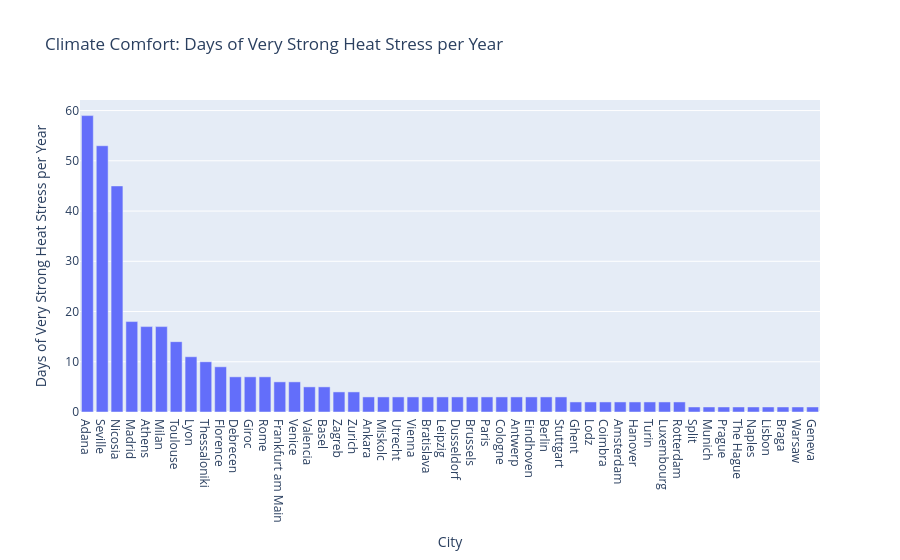

Here is the notebook cell this chart was saved with:
### Markdown cell above
This is more of a quality of life statistic, by simply analyzing the amount of ``Days of very strong heat stress``, which is the only climate metric that we have in the dataset.

We can assume that the cities with a lot of days with very strong heat stress are not very appealing to most people, while the ones with lower or medium  amounts of days with strong heat stress throughout the year, should be the most comfortable to live in for most people.

### Code cell
# Heat Stress Analysis
print('Cities with the least amount of days with very strong heat:')
print(city_data.sort_values(by='Days of very strong heat stress')[['City', 'Country', 'Days of very strong heat stress']].head(10))

print('\nCities with the most amount of days with very strong heat stress:')
print(city_data.sort_values(by='Days of very strong heat stress', ascending=False)[['City', 'Country', 'Days of very strong heat stress']].head(10))

# Graphical representation
plot_heat_stress = city_data[city_data['Days of very strong heat stress'] > 0]
plot_heat_stress.sort_values(by='Days of very strong heat stress', ascending=False, inplace=True)

# Iteractive Bar plot
fig5 = px.bar(plot_heat_stress, x = 'City', y= 'Days of very strong heat stress', title='Climate Comfort: Days of Very Strong Heat Stress per Year', labels={'City':'City', 'Days of very strong heat stress':'Days of Very Strong Heat Stress per Year'}, hover_name='City', hover_data=['Country'])
fig5.show()

### Figure 1 — Plotly figure (JSON) as saved in the notebook; plotly's stock layout.template omitted (floating-point values rounded to 4 significant figures)
{"data": [{"customdata": [["Turkiye"], ["Spain"], ["Cyprus"], ["Spain"], ["Greece"], ["Italy"], ["France"], ["France"], ["Greece"], ["Italy"], ["Hungary"], ["Romania"], ["Italy"], ["Germany"], ["Italy"], ["Spain"], ["Switzerland"], ["Croatia"], ["Switzerland"], ["Turkiye"], ["Hungary"], ["Netherlands"], ["Austria"], ["Slovak Republic"], ["Germany"], ["Germany"], ["Belgium"], ["France"], ["Germany"], ["Belgium"], ["Netherlands"], ["Germany"], ["Germany"], ["Belgium"], ["Poland"], ["Portugal"], ["Netherlands"], ["Germany"], ["Italy"], ["Luxembourg"], ["Netherlands"], ["Croatia"], ["Germany"], ["Czechia"], ["Netherlands"], ["Italy"], ["Portugal"], ["Portugal"], ["Poland"], ["Switzerland"]], "hovertemplate": "<b>%{hovertext}</b><br><br>City=%{x}<br>Days of Very Strong Heat Stress per Year=%{y}<br>Country=%{customdata[0]}<extra></extra>", "hovertext": ["Adana", "Seville", "Nicosia", "Madrid", "Athens", "Milan", "Toulouse", "Lyon", "Thessaloniki", "Florence", "Debrecen", "Giroc", "Rome", "Frankfurt am Main", "Venice", "Valencia", "Basel", "Zagreb", "Zurich", "Ankara", "Miskolc", "Utrecht", "Vienna", "Bratislava", "Leipzig", "Dusseldorf", "Brussels", "Paris", "Cologne", "Antwerp", "Eindhoven", "Berlin", "Stuttgart", "Ghent", "Lodz", "Coimbra", "Amsterdam", "Hanover", "Turin", "Luxembourg", "Rotterdam", "Split", "Munich", "Prague", "The Hague", "Naples", "Lisbon", "Braga", "Warsaw", "Geneva"], "legendgroup": "", "marker": {"color": "#636efa", "pattern": {"shape": ""}}, "name": "", "orientation": "v", "showlegend": false, "textposition": "auto", "type": "bar", "x": ["Adana", "Seville", "Nicosia", "Madrid", "Athens", "Milan", "Toulouse", "Lyon", "Thessaloniki", "Florence", "Debrecen", "Giroc", "Rome", "Frankfurt am Main", "Venice", "Valencia", "Basel", "Zagreb", "Zurich", "Ankara", "Miskolc", "Utrecht", "Vienna", "Bratislava", "Leipzig", "Dusseldorf", "Brussels", "Paris", "Cologne", "Antwerp", "Eindhoven", "Berlin", "Stuttgart", "Ghent", "Lodz", "Coimbra", "Amsterdam", "Hanover", "Turin", "Luxembourg", "Rotterdam", "Split", "Munich", "Prague", "The Hague", "Naples", "Lisbon", "Braga", "Warsaw", "Geneva"], "xaxis": "x", "y": [59, 53, 45, 18, 17, 17, 14, 11, 10, 9, 7, 7, 7, 6, 6, 5, 5, 4, 4, 3, 3, 3, 3, 3, 3, 3, 3, 3, 3, 3, 3, 3, 3, 2, 2, 2, 2, 2, 2, 2, 2, 1, 1, 1, 1, 1, 1, 1, 1, 1], "yaxis": "y"}], "layout": {"barmode": "relative", "legend": {"tracegroupgap": 0}, "title": {"text": "Climate Comfort: Days of Very Strong Heat Stress per Year"}, "xaxis": {"anchor": "y", "domain": [0, 1], "title": {"text": "City"}}, "yaxis": {"anchor": "x", "domain": [0, 1], "title": {"text": "Days of Very Strong Heat Stress per Year"}}}}
